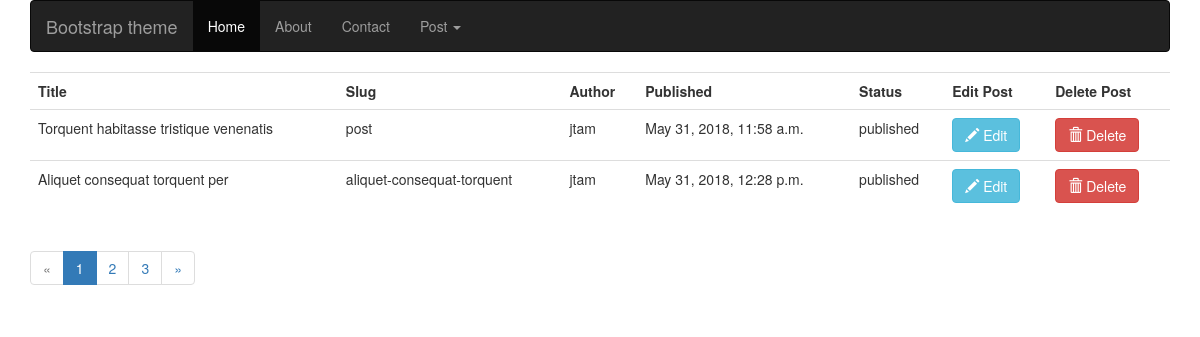
The page /blog/backend/post/ on the database its author committed.
### blog/models.py (models this page shows, shortened)
class Post(models.Model):
	STATUS_CHOICES = (
			('draft','Draft'),
			('published','Published'),
		)
	title = models.CharField(max_length=250)
	category = models.ForeignKey(Category)
	slug = models.SlugField(max_length=250, unique=True)
	content = models.TextField()
	seo_title = models.CharField(max_length=250)
	seo_descripttion = models.CharField(max_length=160)
	author = models.ForeignKey(User, related_name='blog_posts')
	published = models.DateTimeField(default=timezone.now)
	created = models.DateTimeField(auto_now_add=True)
	updated = models.DateTimeField(auto_now=True)
	status = models.CharField(max_length=9, choices=STATUS_CHOICES, default='draft')

### blog/views.py (the view)
def list_of_posts_backend(request):
	posts = Post.objects.all()
	paginator = Paginator(posts, 2)
	page = request.GET.get('page')
	try:
		posts = paginator.page(page)
	except PageNotAnInteger:
		posts = paginator.page(1)
	except EmptyPage:
		posts = paginator.paginator(paginator.num_pages)
	template = 'blog/backend/list_of_posts_backend.html'
	context = {'posts':posts, 'page': page}
	return render(request, template, context)

### blog/templates/blog/backend/list_of_posts_backend.html (shortened to what this page needs)
{% extends "blog/base.html" %}
{% block content %}
<div class="table-responsive">
	<table class="table table-hovered">
		<tr>
			<th>Title</th>
			<th>Slug</th>
			<th>Author</th>
			<th>Published</th>
			<th>Status</th>
			<th>Edit Post</th>
			<th>Delete Post</th>
		</tr>
		{% for post in posts %}
			{% if post.status == 'draft' %}
				<tr class="warning">
			{% else %}
				<tr>
			{% endif %}
					<td>{{post.title}}</td>
					<td>{{post.slug}}</td>
					<td>{{post.author}}</td>
					<td>{{post.published}}</td>
					<td>{{post.status}}</td>
					<td><a href="{% url 'blog:edit_post' slug=post.slug %}" class="btn btn-info"><span class="glyphicon glyphicon-pencil" aria-hidden="true"></span> Edit</a></td>
					<td><a href="{% url 'blog:delete_post' slug=post.slug %}" class="btn btn-danger"><span class="glyphicon glyphicon-trash" aria-hidden="true"></span> Delete</a></td>
				</tr>
		{% endfor %}
	</table>
	{% include 'blog/paginator.html' with page=posts %}
</div>
{% endblock content %}

### rows shown on the page
Post: title "Torquent habitasse tristique venenatis", slug "post", author "jtam", published "May 31, 2018, 11:58 a.m.", status "published"
Post: title "Aliquet consequat torquent per", slug "aliquet-consequat-torquent", author "jtam", published "May 31, 2018, 12:28 p.m.", status "published"

### other values the page prints
{{ pages }} "1"
{{ pages }} "2" "3"
